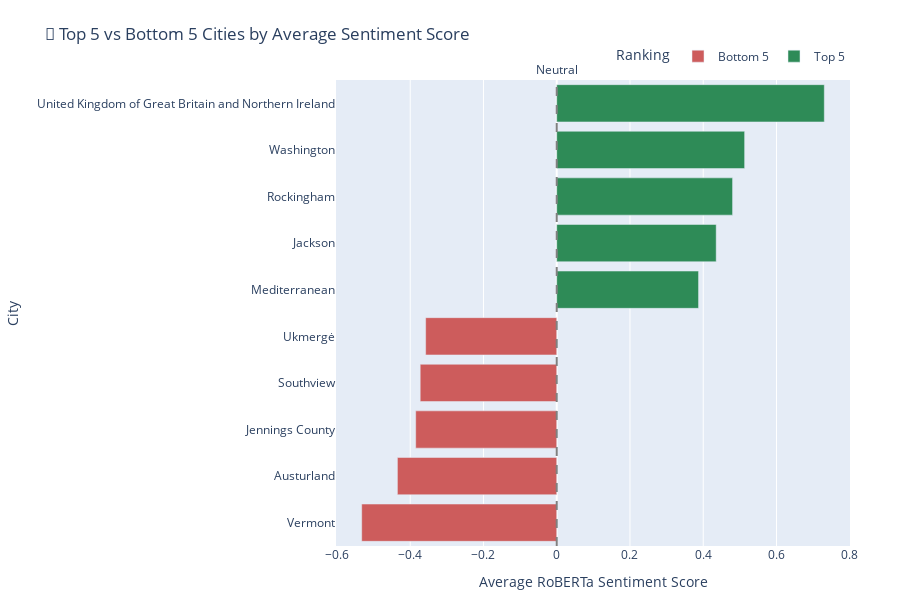

This figure's notebook cell:
### Markdown cell above
### 4.3 Most Positive Sentiment by Location

Let's analyze which places are associated with the most positive sentiment scores:

### Code cell
# Group by place and calculate average sentiment scores
city_sentiment_avg = (df_reddit_sentiment_full
                      .groupby('place')['roberta_compound']
                      .agg(['mean', 'count'])
                      .reset_index())

city_sentiment_avg.columns = ['place', 'avg_sentiment', 'post_count']

# Filter cities with at least 3 posts for more reliable averages
city_sentiment_filtered = city_sentiment_avg[city_sentiment_avg['post_count'] >= 3].copy()

# Get top 5 and bottom 5 cities
top_5_cities = city_sentiment_filtered.nlargest(5, 'avg_sentiment')
bottom_5_cities = city_sentiment_filtered.nsmallest(5, 'avg_sentiment')

# Combine top and bottom cities
top_bottom_cities = pd.concat([top_5_cities, bottom_5_cities])
top_bottom_cities['category'] = ['Top 5'] * 5 + ['Bottom 5'] * 5

# Create interactive plotly chart
import plotly.express as px
import plotly.graph_objects as go

# Create a horizontal bar chart showing top and bottom cities
fig = px.bar(
    top_bottom_cities.sort_values('avg_sentiment'),
    x='avg_sentiment',
    y='place',
    orientation='h',
    color='category',
    title='🌟 Top 5 vs Bottom 5 Cities by Average Sentiment Score',
    labels={
        'avg_sentiment': 'Average RoBERTa Sentiment Score',
        'place': 'City',
        'category': 'Ranking'
    },
    hover_data={
        'post_count': True,
        'avg_sentiment': ':.3f'
    },
    color_discrete_map={
        'Top 5': '#2E8B57',      # Sea Green
        'Bottom 5': '#CD5C5C'    # Indian Red
    },
    height=600
)

# Customize the layout
fig.update_layout(
    xaxis_title="Average RoBERTa Sentiment Score",
    yaxis_title="City",
    font=dict(size=12),
    margin=dict(l=150, r=50, t=80, b=50),
    legend=dict(
        orientation="h",
        yanchor="bottom",
        y=1.02,
        xanchor="right",
        x=1
    )
)

# Add a vertical line at neutral sentiment (0)
fig.add_vline(x=0, line_dash="dash", line_color="gray", 
              annotation_text="Neutral", annotation_position="top")

# Customize hover template
fig.update_traces(
    hovertemplate="<b>%{y}</b><br>" +
                  "Average Sentiment: %{x:.3f}<br>" +
                  "Number of Posts: %{customdata[0]}<br>" +
                  "<extra></extra>"
)

fig.show()

### Figure 1 — Plotly figure (JSON) as saved in the notebook; plotly's stock layout.template omitted (floating-point values rounded to 4 significant figures)
{"data": [{"customdata": [[4], [3], [5], [21], [6]], "hovertemplate": "<b>%{y}</b><br>Average Sentiment: %{x:.3f}<br>Number of Posts: %{customdata[0]}<br><extra></extra>", "legendgroup": "Bottom 5", "marker": {"color": "#CD5C5C", "pattern": {"shape": ""}}, "name": "Bottom 5", "orientation": "h", "showlegend": true, "textposition": "auto", "type": "bar", "x": [-0.5324, -0.4349, -0.385, -0.3727, -0.3578], "xaxis": "x", "y": ["Vermont", "Austurland", "Jennings County", "Southview", "Ukmergė"], "yaxis": "y"}, {"customdata": [[3], [3], [3], [3], [3]], "hovertemplate": "<b>%{y}</b><br>Average Sentiment: %{x:.3f}<br>Number of Posts: %{customdata[0]}<br><extra></extra>", "legendgroup": "Top 5", "marker": {"color": "#2E8B57", "pattern": {"shape": ""}}, "name": "Top 5", "orientation": "h", "showlegend": true, "textposition": "auto", "type": "bar", "x": [0.3872, 0.4354, 0.4801, 0.513, 0.7306], "xaxis": "x", "y": ["Mediterranean", "Jackson", "Rockingham", "Washington", "United Kingdom of Great Britain and Northern Ireland"], "yaxis": "y"}], "layout": {"annotations": [{"showarrow": false, "text": "Neutral", "x": 0, "xanchor": "center", "xref": "x", "y": 1, "yanchor": "bottom", "yref": "y domain"}], "barmode": "relative", "font": {"size": 12}, "height": 600, "legend": {"orientation": "h", "title": {"text": "Ranking"}, "tracegroupgap": 0, "x": 1, "xanchor": "right", "y": 1.02, "yanchor": "bottom"}, "margin": {"b": 50, "l": 150, "r": 50, "t": 80}, "shapes": [{"line": {"color": "gray", "dash": "dash"}, "type": "line", "x0": 0, "x1": 0, "xref": "x", "y0": 0, "y1": 1, "yref": "y domain"}], "title": {"text": "🌟 Top 5 vs Bottom 5 Cities by Average Sentiment Score"}, "xaxis": {"anchor": "y", "domain": [0, 1], "title": {"text": "Average RoBERTa Sentiment Score"}}, "yaxis": {"anchor": "x", "domain": [0, 1], "title": {"text": "City"}}}}
